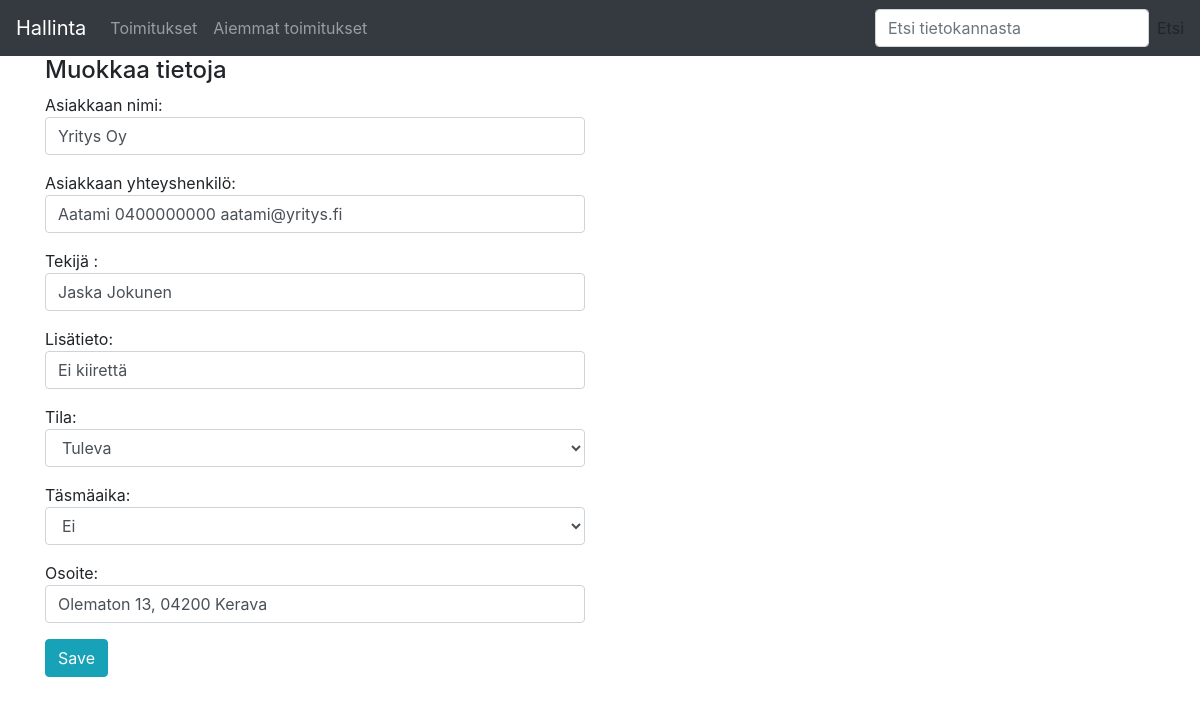
Screenshot of /muokkaa.php?id=1 with the database file from the repository.
### tables this page shows
CREATE TABLE `toimitukset` (
  `id` int(11) NOT NULL AUTO_INCREMENT,
  `nimi` text,
  `tekija` text,
  `tasmaaika` int(11) DEFAULT NULL,
  `lisatieto` text,
  `tila` text,
  `osoite` text,
  `piilotettu` int(11) DEFAULT NULL,
  `yhteyshenkilo` text,
  PRIMARY KEY (`id`)
);

### muokkaa.php (the view, shortened to what this page needs)
<?php
require_once("tietokanta.php");
$kysely = $yhteys->prepare("SELECT * FROM toimitukset where id=" . $_GET["id"]);
$kysely->execute();
$result = $kysely->fetchAll();
?>
<!DOCTYPE html>
<html lang="fi">
  <head>
    <link href="css/bootstrap.min.css" rel="stylesheet">
  </head>
  <body>
    <nav class="navbar navbar-expand-lg navbar-dark bg-dark">
      <a class="navbar-brand" href="#">Hallinta</a>
      <div class="collapse navbar-collapse" id="navbarNav">
        <ul class="navbar-nav">
          <li class="nav-item">
            <a class="nav-link" href="index.php">Toimitukset</a>
          </li>
          <li class="nav-item">
            <a class="nav-link" href="aiemmat.php">Aiemmat toimitukset</a>
          </li>
        </ul>
      </div>
      <form action="haku.php" class="form-inline" method="post">
        <input class="form-control mr-sm-2" type="search" name="search" placeholder="Etsi tietokannasta" aria-label$
        <button class="btn btn-outline-success my-2 my-sm-0" type="submit">Etsi</button>
      </form>
    </nav>
    <div class="container">
    <div class="row">
      <div class="col">
<h4>Muokkaa tietoja</h4>
<form action="" method="POST">
  <p>Asiakkaan nimi: <input type="text" name="nimi" class="form-control" value="<?php echo $result[0]['nimi']; ?>" required  /></p>
  <p>Asiakkaan yhteyshenkilö: <input type="text" name="yhteyshenkilo" class="form-control" value="<?php echo $result[0]['yhteyshenkilo']; ?>" required  /></p>
  <p>Tekijä : <input type="text" name="tekija" class="form-control" value="<?php echo $result[0]['tekija']; ?>" required  /></p>
  <p>Lisätieto: <input type="text" name="lisatieto" class="form-control" value="<?php echo $result[0]['lisatieto']; ?>" required /></p>
  <p>Tila: <select type="text" class="form-control" name="tila" required>
    <option value="Tuleva">Tuleva</option>
  </select></p>
<p>Täsmäaika: <select class="form-control" name="tasmaaika" required>
  <option value="0">Ei</option>
</select></p>
  <p>Osoite: <input class="form-control" type="text" name="osoite" value="<?php echo $result[0]['osoite']; ?>" required  /> </p>
	  <input name="save_record" type="submit" value="Save" class="btn btn-info">
</form>
      </div>
        <div class="col">
        </div>
      </div>
    </div>
  </body>
</html>

### rows the page displays
toimitukset: nimi "Yritys Oy", yhteyshenkilo "Aatami 0400000000 aatami@yritys.fi", tekija "Jaska Jokunen", lisatieto "Ei kiirettä", osoite "Olematon 13, 04200 Kerava"
